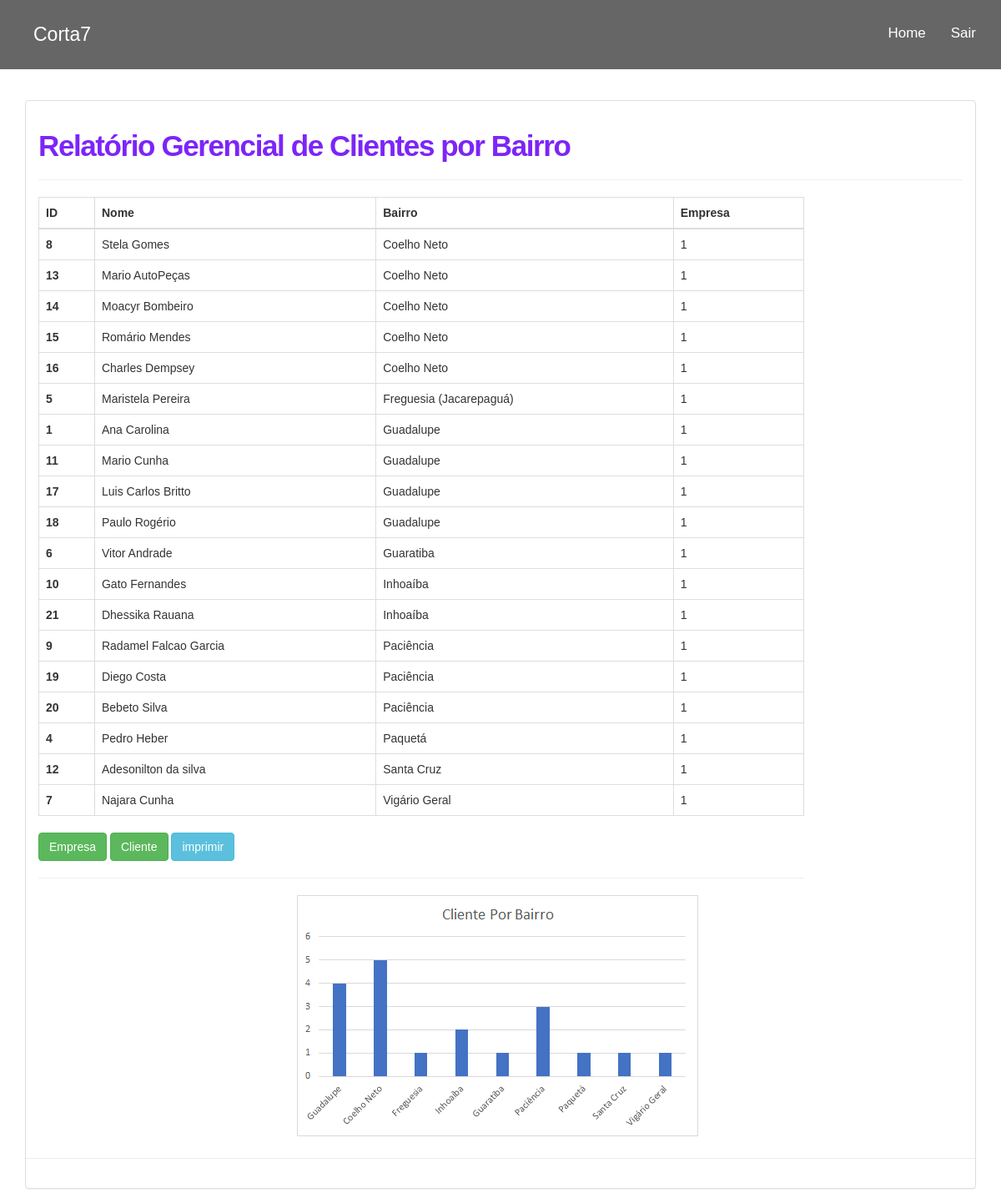
/clientebairro.php (signed in), run on the app's committed database.
### tables this page shows
CREATE TABLE `tbclientes` (
  `id_cliente` int(11) NOT NULL,
  `nomecli` varchar(100) NOT NULL,
  `endcli` varchar(100) DEFAULT NULL,
  `cidadecli` varchar(50) DEFAULT NULL,
  `bairrocli` varchar(50) DEFAULT NULL,
  `ufcli` varchar(2) DEFAULT NULL,
  `cepcli` varchar(10) DEFAULT NULL,
  `rgcli` varchar(10) DEFAULT NULL,
  `cpfcli` varchar(11) DEFAULT NULL,
  `fonecli` varchar(50) NOT NULL,
  `emailcli` varchar(50) DEFAULT NULL,
  `fk_empresa` int(11) NOT NULL
);

### clientebairro.php (the view, shortened to what this page needs)
<!DOCTYPE html>
<html lang="pt-br">
<head>
  <link href="bootstrap/css/bootstrap.min.css" rel="stylesheet">
  <link href="estilo.css" rel="stylesheet">
  </head>
  <body>
    <nav class="navbar navbar-fixed-top navbar-inverse navbar-transparente">
      <div class="container">
        <div class="navbar-header">
        <div class="site-logo">
          <a href="index.php">Corta7</a>
        </div>
      </div>
      <div class="collapse navbar-collapse" id="barra-navegacao">
        <ul class="nav navbar-nav navbar-right">
          <li><a href="home.php">Home</a></li>
          <li><a href="sair.php">Sair</a></li>
        </ul>
      </div>
    </div>
  </nav>
  <div class="container">
    <br /><br />
    <br /><br />
    <br /><br />
    <div id="d">
    <div class="panel panel-default">
     <div class="panel-body">
      <h3 style="font-size: 35px;
      font-weight: 700;
      letter-spacing: -0.04em; color: #7c25f8;">Relatório Gerencial de Clientes por Bairro </h3>
      <hr />
      <div class="row justify-content-center mb-6">
        <div class="col-sm-12 col-md-10 col-gl-8">
          <?php
          $objDb = new db();
          $link = $objDb->conecta_mysql();
          $iduser =  $_SESSION['id_usuario'];
          $sqlprim = "SELECT * FROM tbempresa WHERE idempresa = '$iduser'";
          $resultado_idprim = mysqli_query($link, $sqlprim);
          $dados_func = mysqli_fetch_array($resultado_idprim);
          $funcempresa = $dados_func['idempresa'];
          $sql = "SELECT tbclientes.id_cliente, tbclientes.nomecli, tbclientes.bairrocli, tbclientes.fk_empresa FROM tbclientes WHERE fk_empresa = '$funcempresa' ORDER BY bairrocli ASC";
          $resultado_func = mysqli_query($link, $sql);
          if(($resultado_func) AND ($resultado_func->num_rows != 0)){
            ?>
            <table class="table table-bordered table-hover">
             <thead>
               <tr>
                <th >ID</th>
                <th >Nome</th>
                <th >Bairro</th>
                <th >Empresa</th>
              </tr>
            </thead>
            <tbody>
              <?php
              while($row_func = mysqli_fetch_array($resultado_func)){
                ?>
                <tr>
                  <th><?php echo $row_func['id_cliente']; ?></th>
                  <td><?php echo $row_func['nomecli']; ?></td>
                  <td><?php echo $row_func['bairrocli']; ?></td>
                  <td><?php echo $row_func['fk_empresa']; ?></td>
                </tr>
              <?php   }  ?>
            </tbody>
          </table>
          <a tabindex="0" class="btn btn-success" role="button" data-toggle="popover" data-placement="right" data-trigger="focus" href="empresascadastradas.php"
          title="Editar Fornecedores">Empresa</a>
          <a tabindex="0" class="btn btn-success" role="button" data-toggle="popover" data-placement="right" data-trigger="focus" href="clientescadastrados.php"
          title="Editar Fornecedores">Cliente</a>
          <input type="button" class="btn btn-info" value="imprimir" name="imprimir" onclick="imprime()">
          <?php
        }else{
          echo "<div class='alert alert-danger' role='alert'>Nenhum Relatório Disponível!</div>";
        }
        ?>
        <hr />
      </div>
      <div>
        <img src="graficos/grafico_clientes.png"  style= "display: block;
        margin-left: 325px;
        margin-right: 325px }">
        <hr />
      </div>
    </div>
  </div>
</div>
</div>
</div>
</body>
</html>

### estilo.css (style rules this page uses)
html, body, .capa { height: 100%; }
body { background: url('imagens/capa4.jpg'); background-attachment: fixed; font-family: Helvetica,Arial,sans-serif; overflow-x: hidden; }
nav.navbar-transparente { padding: 15px 0px; background: rgba(0, 0, 0, 0.6); border: none; }
.site-logo { margin: 5px 5px; padding: 5px 5px; font-size: 23px; }
.site-logo a { color: #fff; text-decoration:none; }
#barra-navegacao { font-size: 17px; }
.navbar-inverse .navbar-nav>li>a { color: white; }
.navbar-inverse .navbar-nav>li>a, footer .nav a { color: white; }
h3 { font-size: 35px; font-weight: 700; letter-spacing: -0.04em; }

### data on the page
tbclientes: id_cliente "8", nomecli "Stela Gomes", bairrocli "Coelho Neto", fk_empresa "1"
tbclientes: id_cliente "13", nomecli "Mario AutoPeças", bairrocli "Coelho Neto", fk_empresa "1"
tbclientes: id_cliente "14", nomecli "Moacyr Bombeiro", bairrocli "Coelho Neto", fk_empresa "1"
tbclientes: id_cliente "15", nomecli "Romário Mendes", bairrocli "Coelho Neto", fk_empresa "1"
tbclientes: id_cliente "16", nomecli "Charles Dempsey", bairrocli "Coelho Neto", fk_empresa "1"
tbclientes: id_cliente "5", nomecli "Maristela Pereira", bairrocli "Freguesia (Jacarepaguá)", fk_empresa "1"
tbclientes: id_cliente "1", nomecli "Ana Carolina", bairrocli "Guadalupe", fk_empresa "1"
tbclientes: id_cliente "11", nomecli "Mario Cunha", bairrocli "Guadalupe", fk_empresa "1"
tbclientes: id_cliente "17", nomecli "Luis Carlos Britto", bairrocli "Guadalupe", fk_empresa "1"
tbclientes: id_cliente "18", nomecli "Paulo Rogério", bairrocli "Guadalupe", fk_empresa "1"
tbclientes: id_cliente "6", nomecli "Vitor Andrade", bairrocli "Guaratiba", fk_empresa "1"
tbclientes: id_cliente "10", nomecli "Gato Fernandes", bairrocli "Inhoaíba", fk_empresa "1"
tbclientes: id_cliente "21", nomecli "Dhessika Rauana", bairrocli "Inhoaíba", fk_empresa "1"
tbclientes: id_cliente "9", nomecli "Radamel Falcao Garcia", bairrocli "Paciência", fk_empresa "1"
tbclientes: id_cliente "19", nomecli "Diego Costa", bairrocli "Paciência", fk_empresa "1"
tbclientes: id_cliente "20", nomecli "Bebeto Silva", bairrocli "Paciência", fk_empresa "1"
tbclientes: id_cliente "4", nomecli "Pedro Heber", bairrocli "Paquetá", fk_empresa "1"
tbclientes: id_cliente "12", nomecli "Adesonilton da silva", bairrocli "Santa Cruz", fk_empresa "1"
tbclientes: id_cliente "7", nomecli "Najara Cunha", bairrocli "Vigário Geral", fk_empresa "1"
